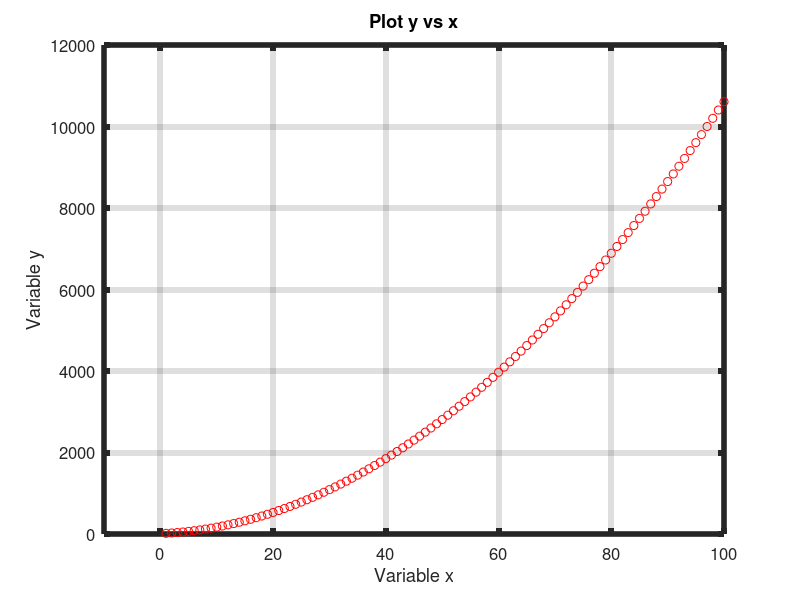

MATLAB code for this plot:
x = linspace(1,100,100)
y = (x+3).^2



plot(x,y,'or')
set(gca,"linewidth",4,"fontsize",12)
hold on
grid on
title('Plot y vs x')
xlabel('Variable x')
ylabel('Variable y')
%axis([-10 100 0 100])
axis([-10 100])
